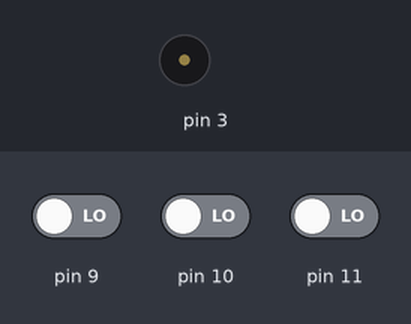
A sketch run on a simulated Arduino Uno, built with avr-gcc and run on an emulated ATmega328P. Parts: buzzer (waves = sounding). The test bench sets the inputs (shaded band); at power-on: pin 9 LOW, pin 10 LOW, pin 11 LOW.

Above: at 1.2 s.
1.3 s: pin 9 driven HIGH
At 1.9 s:
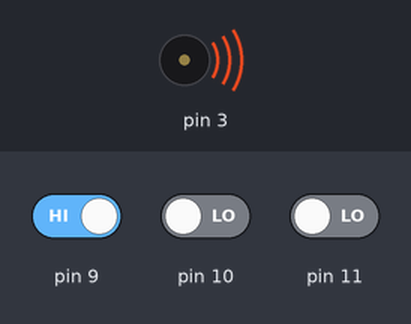
Timing chart, 0 to 4.3 s (numbered marks = the images above; inputs shaded):
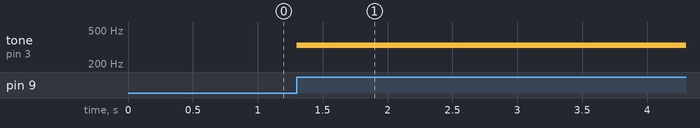

Measured:
- after the input at 1.3 s, tone on pin 3: silent → 330 Hz at once

The sketch:

08_play.ino
```cpp
const int melody[] = {263, 294, 330, 349, 392, 440, 494, 523};

void setup()
{
  pinMode(11, INPUT);
  pinMode(10, INPUT);
  pinMode(9, INPUT);
}

void loop()
{
  int doBtn = digitalRead(11);
  int reBtn = digitalRead(10);
  int miBtn = digitalRead(9);

  if(doBtn == 1){
    tone(3, melody[0], 100);
    delay(50);
  }

  if(reBtn == 1){
    tone(3, melody[1], 100);
    delay(50);
  }

  if(miBtn == 1){
    tone(3, melody[2], 100);
    delay(50);
  }
}
```
